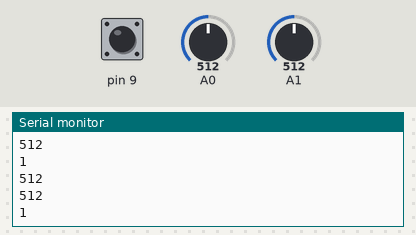
The sketch below on a simulated Arduino Uno, built with avr-gcc and run on an emulated ATmega328P. On the bench: the last lines printed to the serial monitor. The inputs (shaded band) are chosen by the test bench; at power-on: A0 = 512, A1 = 512, pin 9 HIGH.

Above: at 1.3 s.
1.4 s: A0 set to 716
At 1.81 s:
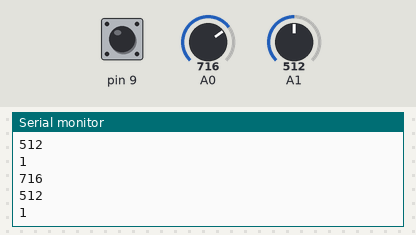
2.9 s: A1 set to 306
At 3.32 s:
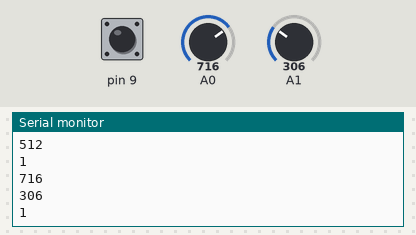
4.4 s: pin 9 pulled LOW for 0.6 s
At 4.82 s:
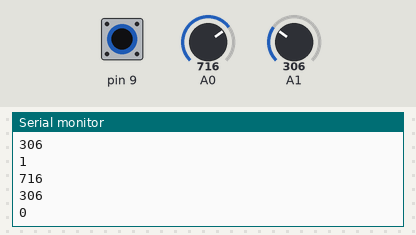
6.5 s: A0 set to 900
At 6.82 s:
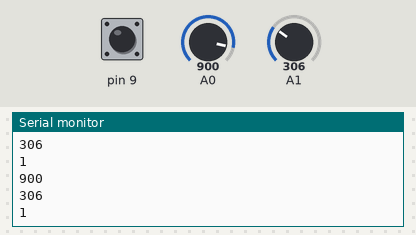
8.0 s: A1 set to 122
At 8.32 s:
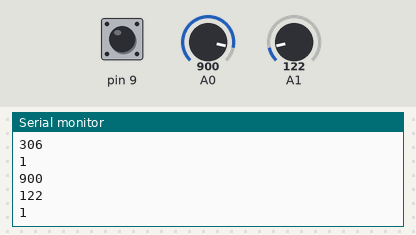
Timing chart, 0 to 10.5 s (numbered marks = the images above; inputs shaded):
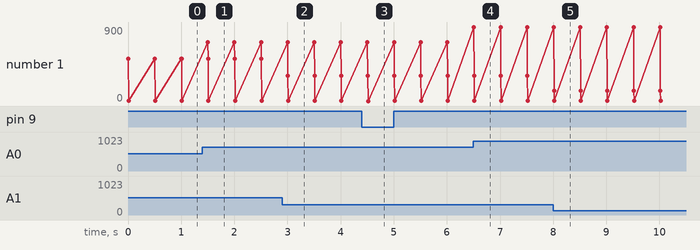

Measured:
- after the input at 1.4 s, the serial monitor: prints a new line after 0.10 s (image 1)
- after the input at 2.9 s, the serial monitor: prints a new line after 0.11 s (image 2)
- after the input at 4.4 s, the serial monitor: prints a new line after 0.12 s (image 3)
- after the input at 6.5 s, the serial monitor: prints a new line at once (image 4)
- after the input at 8.0 s, the serial monitor: prints a new line at once (image 5)

The sketch:

____.ino
```cpp
int x;
int y;
int z;
void setup() {
  Serial.begin(9600);
  pinMode(14, INPUT);
  pinMode(15, INPUT);
  pinMode(9, INPUT_PULLUP);
}

void loop() {
  x = analogRead(14);
  y = analogRead(15);
  z = digitalRead(9);
  Serial.println(x);
  Serial.println(y);
  Serial.println(z);
  delay(500);
}
```
